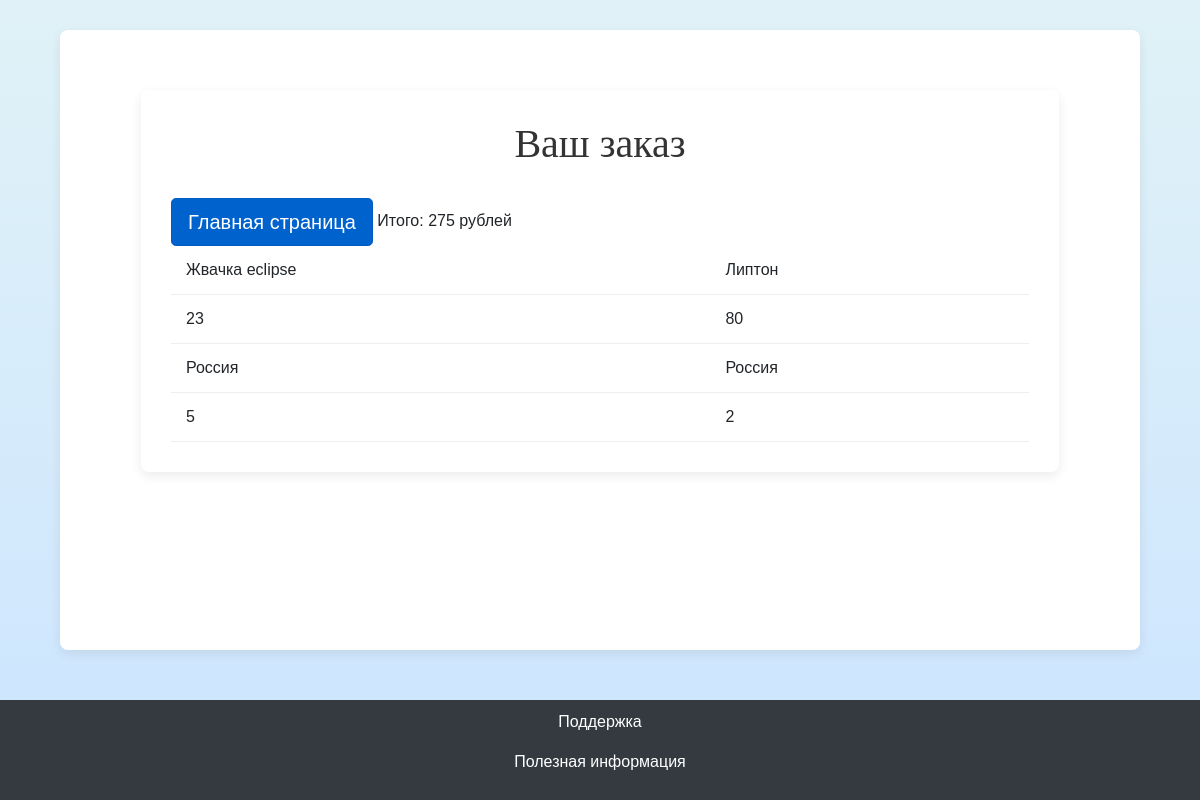
/buy, run on the app's committed database.
### data/basket.py (models this page shows)
class Basket(SqlAlchemyBase):
    __tablename__ = 'basket'
    id = sqlalchemy.Column(sqlalchemy.Integer,
                           primary_key=True, autoincrement=True)
    name = sqlalchemy.Column(sqlalchemy.String, nullable=True)
    price = sqlalchemy.Column(sqlalchemy.Integer, nullable=True)
    provider = sqlalchemy.Column(sqlalchemy.String, nullable=True)
    number = sqlalchemy.Column(sqlalchemy.Integer, nullable=True)

### main.py (the view)
@app.route('/buy', methods=['GET', 'POST'])
def buy():
    db_sess = db_session.create_session()
    products_db = db_sess.query(Basket).all()
    names = [product.name for product in products_db]
    prices = [product.price for product in products_db]
    providers = [product.provider for product in products_db]
    numbers = [product.number for product in products_db]
    result = []
    count = 0
    for i in range(len(names)):
        count += prices[i] * numbers[i]
        result.append([names[i], prices[i], providers[i], numbers[i]])
    return render_template('buy.html', title='Домашняя страница', list=names, list1=prices, list2=providers,
                           list3=numbers, message=f"Итого: {count} рублей")

### data/db_session.py (called while the page is built)
def create_session() -> Session:
    global __factory
    return __factory()

### templates/buy.html (shortened to what this page needs)
<!DOCTYPE html>
<html>
<head>
     <link rel="stylesheet" href="https://stackpath.bootstrapcdn.com/bootstrap/4.4.1/css/bootstrap.min.css">
</head>
<body>
<main role="main" class="container">
<div class="container">
    <h1>Ваш заказ</h1>
    <a href="success" class="btn btn-primary btn-lg active" role="button" aria-pressed="true">Главная страница</a>
    <table class="product-table">
        <tbody>
        <tr>
            {% for item in list %}
            <td>{{item}}</td>
            {% endfor %}
        </tr>
        <tr>
            {% for item in list1 %}
            <td>{{item}}</td>
            {% endfor %}
        </tr>
        <tr>
            {% for item in list2 %}
            <td>{{item}}</td>
            {% endfor %}
        </tr>
        <tr>
            {% for item in list3 %}
            <td>{{item}}</td>
            {% endfor %}
        </tr>
        </tbody>
    </table>
</div>
</main>
<footer>
    <p><a class="telegram-link" href="https://t.me/store1523_support_bot" target="_blank">Поддержка</a></p>
    <p><a class="telegram-link" href="https://t.me/store1523_news_bot" target="_blank">Полезная информация</a></p>
</footer>
</body>
</html>

### templates/buy.html (style rules this page uses)
body { background-color: #f8f9fa; font-family: 'Arial', sans-serif; display: flex; flex-direction: column; min-height: 100vh; margin: 0; background: linear-gradient(to bottom, #e0f2f7, #cce5ff); }
.container { width: 90%; margin: 30px auto; background-color: #fff; padding: 30px; border-radius: 8px; box-shadow: 0 4px 12px rgba(0, 0, 0, 0.08); }
h1 { text-align: center; color: #333; margin-bottom: 30px; font-family: 'Cormorant Garamond', serif; font-size: 2.5em; font-weight: normal; }
.product-table { width: 100%; border-collapse: collapse; }
.product-table th, .product-table td { padding: 12px 15px; text-align: left; border-bottom: 1px solid #eee; }
.product-table td { vertical-align: middle; }
.telegram-link { color: white; text-decoration: none; }
main { flex: 1; }
footer { background-color: #343a40; color: white; text-align: center; padding: 10px; margin-top: 20px; }

### data on the page
Basket: name "Жвачка eclipse", provider "Россия"
Basket: name "Липтон", provider "Россия"

### other printed values
{{ item }} "23" "80"
{{ item }} "5" "2"
